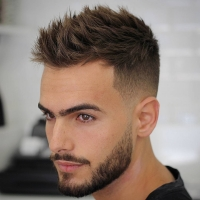
#> input picture hair.jpg, 200 x 200 px
$ python contours.py
#> lines starting #> are read from the running program, lines starting #| are printed output that depends on the picture; after the words box and inside, x2 and y2 are one past the last pixel; in counts of white or black regions, pixels touching at a corner belong together
import cv2
import matplotlib.pyplot as plt

image = cv2.imread('hair.jpg')
#> image is the input picture: shape (200, 200, 3); mean B, G, R 113.1, 123.2, 140.9
image_gray = cv2.cvtColor(image, cv2.COLOR_BGR2GRAY)
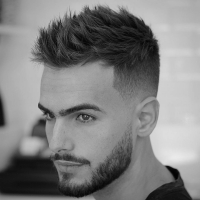
#> image_gray: shape (200, 200); min 3, max 235, mean 127.4
ret, thresh = cv2.threshold(image_gray, 127, 255, 0)
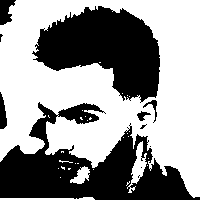
#> thresh: shape (200, 200); 58.1% white; 11 black regions (5 under 20 px), largest, box (x1, y1, x2, y2) and area: (0, 102, 200, 200) 8806, (32, 6, 160, 103) 7332, (0, 0, 16, 25) 266, (0, 92, 7, 129) 180, (143, 100, 157, 123) 78, (137, 111, 151, 121) 66

plt.imshow(cv2.cvtColor(thresh, cv2.COLOR_GRAY2RGB))
plt.show()

contours = cv2.findContours(thresh, cv2.RETR_TREE, cv2.CHAIN_APPROX_SIMPLE)[1]
#> contours = 56 contours, 48 with area under 20; largest, box (x1, y1, x2, y2) and area: (0, 0, 200, 198) 29912, (31, 5, 161, 103) 7558, (57, 102, 105, 125) 614, (127, 141, 147, 193) 319, (70, 166, 90, 184) 165, (142, 99, 158, 123) 108, (0, 197, 95, 200) 100, (136, 110, 152, 122) 84
#> (the run stopped early here; a loop or call above may not have finished)

$ run again, with dog.jpg copied over hair.jpg
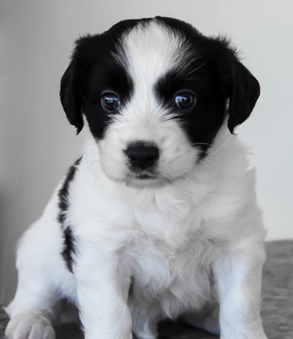
#> input picture dog.jpg, 293 x 339 px
#> image is the input picture: shape (339, 293, 3); mean B, G, R 151.9, 149.9, 148.2
#> `ret, thresh = cv2.threshold(image_gray, 127, 255, 0)`:
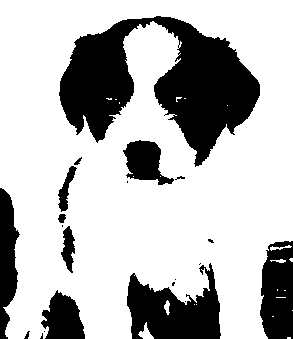
#> thresh: shape (339, 293); 72.6% white; 21 black regions (10 under 20 px), largest, box (x1, y1, x2, y2) and area: (59, 16, 260, 167) 14621, (127, 263, 221, 339) 4312, (260, 241, 293, 339) 2734
#> contours = 41 contours, 29 with area under 20; largest, box (x1, y1, x2, y2) and area: (0, 0, 293, 339) 87763, (58, 15, 261, 168) 15094, (122, 139, 175, 186) 1410, (60, 225, 76, 274) 438, (57, 165, 78, 213) 387
